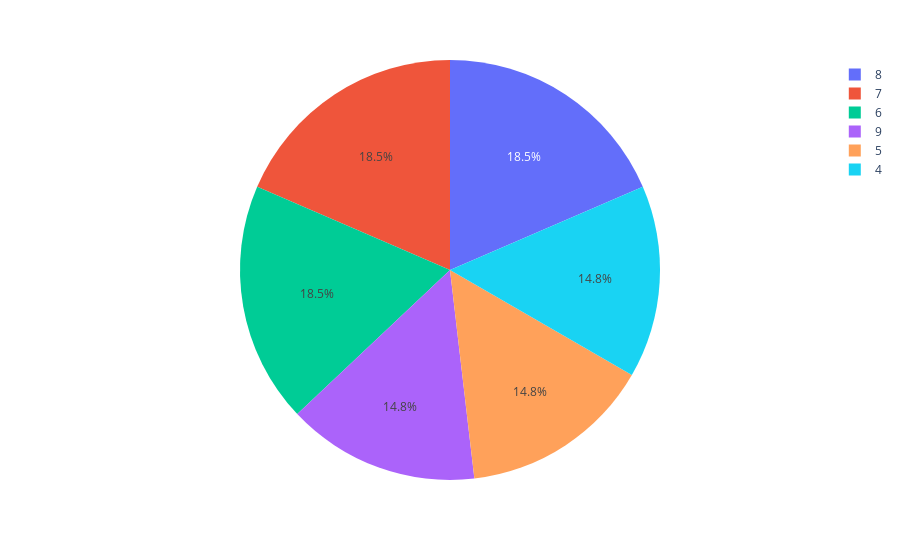

The notebook cell this image was saved under:
### Markdown cell above
# Pie Plot

### Code cell
import plotly.express as px

px.pie(df, names='AVERAGE TICKET PRICE')

### Figure 1 — Plotly figure (JSON) as saved in the notebook; plotly's stock layout.template omitted (floating-point values rounded to 4 significant figures)
{"data": [{"domain": {"x": [0, 1], "y": [0, 1]}, "hovertemplate": "AVERAGE TICKET PRICE=%{label}<extra></extra>", "labels": [9, 9, 9, 9, 8, 8, 8, 8, 8, 7, 7, 7, 7, 7, 6, 6, 6, 6, 6, 5, 5, 5, 5, 4, 4, 4, 4], "legendgroup": "", "name": "", "showlegend": true, "type": "pie"}], "layout": {"autosize": true, "legend": {"tracegroupgap": 0}, "margin": {"t": 60}}}
